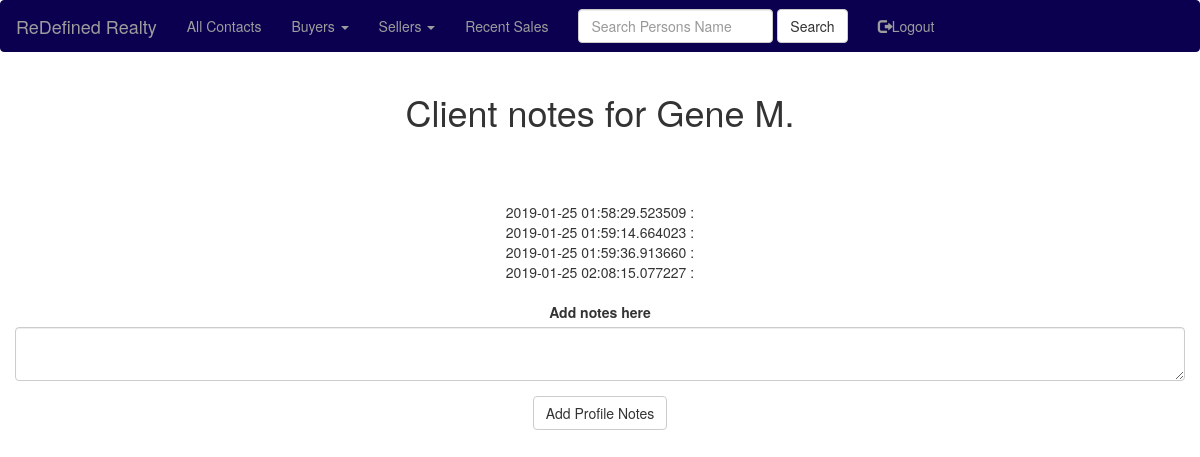
The app's page /people_notes/3 (signed in) with its own data.
### app/models.py (models this page shows, shortened)
class People(db.Model):
    id = db.Column(db.Integer, primary_key=True)
    first_name=db.Column(db.String(20))
    last_name=db.Column(db.String(20))
    phone_cell=db.Column(db.Integer)
    ptype=db.Column(db.String(6))
    pstatus=db.Column(db.String(7))
    notes=db.Column(db.String(140))
    house_number=db.Column(db.String(140))
    street_name=db.Column(db.String(140))
    city_name=db.Column(db.String(140))
    state_name=db.Column(db.String(140))
    zip_code=db.Column(db.String(140))
    price=db.Column(db.Integer)
    user_account_pk=db.Column(db.Integer, db.ForeignKey('user.id'))
    ProfileNotes=db.relationship('ProfileNotes', backref='peopleprofilenotes', lazy='dynamic')

class ProfileNotes(db.Model):
    id = db.Column(db.Integer, primary_key=True)
    pnotes=db.Column(db.String(280))
    timestamp = db.Column(db.DateTime, index=True, default=datetime.utcnow)
    people_account_pk=db.Column(db.Integer, db.ForeignKey('people.id'))
    user_account_pk=db.Column(db.Integer, db.ForeignKey('user.id'))

### app/routes.py (the view, shortened to what this page needs)
@app.route('/people_notes/<people_id>', methods=['GET', 'POST'])
@login_required
def people_notes(people_id):
    currentuser = User.query.filter_by(username=current_user.username).first()
    account_pk = currentuser.id
    pnotes=view_profile_notes(current_user=current_user, people_account_pk=people_id)
    select_people = People.query.filter_by(user_account_pk=account_pk, id=people_id).first()
    notes_form = AddProfileNotesForm()
    return render_template('people_notes.html', title = 'Client Notes', select_people=select_people, viewpnotes=pnotes, notes_form=notes_form)

### app/forms.py
class AddProfileNotesForm(FlaskForm):
    pnotes = TextAreaField('Add notes here')
    submit2 = SubmitField('Add Profile Notes')

### app/models.py (called while the page is built)
@login.user_loader
def load_user(id):
    return User.query.get(int(id))

### app/queryfunc.py (called while the page is built)
def view_profile_notes(current_user, people_account_pk):
    currentuser = User.query.filter_by(username=current_user.username).first()
    account_pk = currentuser.id
    pnotes = ProfileNotes.query.filter_by(user_account_pk=account_pk, people_account_pk=people_account_pk).all()
    return pnotes

### app/templates/people_notes.html (shortened to what this page needs)
{% extends "base.html" %}
{% import 'bootstrap/wtf.html' as wtf %}
{% block app_content %}
    <center><h1>Client notes for {{ select_people.first_name }} {{ select_people.last_name }}.</h1></center>
    <center>
    <br>
    <br>
    <div>
        {% if viewpnotes %}
            {% for all_notes in viewpnotes %}
                <TR>
                    <div>
                        <TD class="active">{{ all_notes.timestamp }}</TD>
                        <TD class=>   :  </TD>
                    </div>
                </TR>
            {% endfor %}
        {% endif %}
        <div class="row">
            <div class="col">
                {{ wtf.quick_form(notes_form) }}
            </div>
        </div>
    </div>
    </center>
{% endblock %}

### records on screen
People: first_name "Gene", last_name "M"
ProfileNotes: timestamp "2019-01-25 01:58:29.523509"
ProfileNotes: timestamp "2019-01-25 01:59:14.664023"
ProfileNotes: timestamp "2019-01-25 01:59:36.913660"
ProfileNotes: timestamp "2019-01-25 02:08:15.077227"
